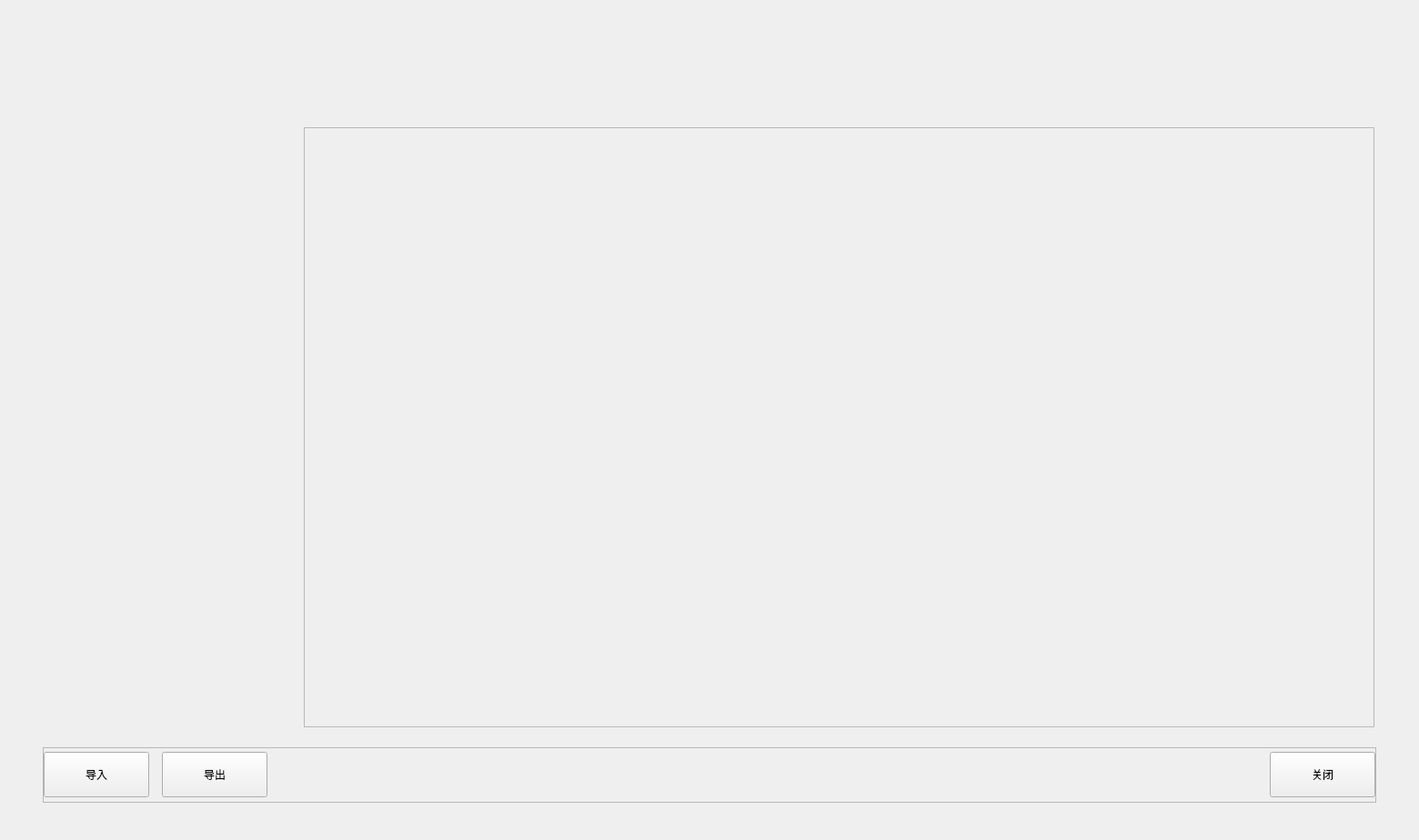
<?xml version="1.0" encoding="UTF-8"?>
<ui version="4.0">
 <class>NodeDbgDlg</class>
 <widget class="BaseDlg" name="NodeDbgDlg">
  <property name="geometry">
   <rect>
    <x>0</x>
    <y>0</y>
    <width>1560</width>
    <height>924</height>
   </rect>
  </property>
  <property name="windowTitle">
   <string>NodeDbgDlg</string>
  </property>
  <widget class="QFrame" name="BottomFrame">
   <property name="geometry">
    <rect>
     <x>47</x>
     <y>822</y>
     <width>1466</width>
     <height>61</height>
    </rect>
   </property>
   <property name="frameShape">
    <enum>QFrame::StyledPanel</enum>
   </property>
   <property name="frameShadow">
    <enum>QFrame::Raised</enum>
   </property>
   <layout class="QHBoxLayout" name="horizontalLayout" stretch="0,0,1,0">
    <property name="spacing">
     <number>14</number>
    </property>
    <property name="leftMargin">
     <number>0</number>
    </property>
    <property name="topMargin">
     <number>0</number>
    </property>
    <property name="rightMargin">
     <number>0</number>
    </property>
    <property name="bottomMargin">
     <number>0</number>
    </property>
    <item>
     <widget class="QPushButton" name="btn_import">
      <property name="minimumSize">
       <size>
        <width>116</width>
        <height>50</height>
       </size>
      </property>
      <property name="maximumSize">
       <size>
        <width>16777215</width>
        <height>50</height>
       </size>
      </property>
      <property name="text">
       <string>导入</string>
      </property>
      <property name="buttons" stdset="0">
       <string notr="true">btn_dlg</string>
      </property>
     </widget>
    </item>
    <item>
     <widget class="QPushButton" name="btn_export">
      <property name="minimumSize">
       <size>
        <width>116</width>
        <height>50</height>
       </size>
      </property>
      <property name="maximumSize">
       <size>
        <width>16777215</width>
        <height>50</height>
       </size>
      </property>
      <property name="text">
       <string>导出</string>
      </property>
      <property name="buttons" stdset="0">
       <string notr="true">btn_dlg</string>
      </property>
     </widget>
    </item>
    <item>
     <spacer name="horizontalSpacer">
      <property name="orientation">
       <enum>Qt::Horizontal</enum>
      </property>
      <property name="sizeHint" stdset="0">
       <size>
        <width>567</width>
        <height>20</height>
       </size>
      </property>
     </spacer>
    </item>
    <item>
     <widget class="QPushButton" name="CloseBtn">
      <property name="minimumSize">
       <size>
        <width>116</width>
        <height>50</height>
       </size>
      </property>
      <property name="maximumSize">
       <size>
        <width>16777215</width>
        <height>50</height>
       </size>
      </property>
      <property name="text">
       <string>关闭</string>
      </property>
      <property name="buttons" stdset="0">
       <string notr="true">btn_dlg</string>
      </property>
     </widget>
    </item>
   </layout>
  </widget>
  <widget class="QStackedWidget" name="stackedWidget">
   <property name="geometry">
    <rect>
     <x>50</x>
     <y>140</y>
     <width>1460</width>
     <height>667</height>
    </rect>
   </property>
  </widget>
  <widget class="QWidget" name="widget" native="true">
   <property name="geometry">
    <rect>
     <x>50</x>
     <y>67</y>
     <width>1460</width>
     <height>61</height>
    </rect>
   </property>
   <layout class="QHBoxLayout" name="horizontalLayout_3">
    <property name="leftMargin">
     <number>0</number>
    </property>
    <property name="topMargin">
     <number>0</number>
    </property>
    <property name="rightMargin">
     <number>0</number>
    </property>
    <property name="bottomMargin">
     <number>0</number>
    </property>
    <item>
     <spacer name="horizontalSpacer_2">
      <property name="orientation">
       <enum>Qt::Horizontal</enum>
      </property>
      <property name="sizeHint" stdset="0">
       <size>
        <width>40</width>
        <height>20</height>
       </size>
      </property>
     </spacer>
    </item>
    <item>
     <layout class="QHBoxLayout" name="horizontalLayout_devices">
      <property name="spacing">
       <number>15</number>
      </property>
      <property name="topMargin">
       <number>14</number>
      </property>
     </layout>
    </item>
   </layout>
  </widget>
  <widget class="QFrame" name="line_v_1">
   <property name="geometry">
    <rect>
     <x>334</x>
     <y>140</y>
     <width>1</width>
     <height>660</height>
    </rect>
   </property>
   <property name="frameShape">
    <enum>QFrame::StyledPanel</enum>
   </property>
   <property name="frameShadow">
    <enum>QFrame::Raised</enum>
   </property>
   <property name="lines" stdset="0">
    <string notr="true">solid</string>
   </property>
  </widget>
  <widget class="QFrame" name="line_h_1">
   <property name="geometry">
    <rect>
     <x>334</x>
     <y>140</y>
     <width>1177</width>
     <height>1</height>
    </rect>
   </property>
   <property name="frameShape">
    <enum>QFrame::StyledPanel</enum>
   </property>
   <property name="frameShadow">
    <enum>QFrame::Raised</enum>
   </property>
   <property name="lines" stdset="0">
    <string notr="true">solid</string>
   </property>
  </widget>
  <widget class="QFrame" name="line_h_2">
   <property name="geometry">
    <rect>
     <x>334</x>
     <y>799</y>
     <width>1177</width>
     <height>1</height>
    </rect>
   </property>
   <property name="frameShape">
    <enum>QFrame::StyledPanel</enum>
   </property>
   <property name="frameShadow">
    <enum>QFrame::Raised</enum>
   </property>
   <property name="lines" stdset="0">
    <string notr="true">solid</string>
   </property>
  </widget>
  <widget class="QFrame" name="line_v_2">
   <property name="geometry">
    <rect>
     <x>1510</x>
     <y>140</y>
     <width>1</width>
     <height>660</height>
    </rect>
   </property>
   <property name="frameShape">
    <enum>QFrame::StyledPanel</enum>
   </property>
   <property name="frameShadow">
    <enum>QFrame::Raised</enum>
   </property>
   <property name="lines" stdset="0">
    <string notr="true">solid</string>
   </property>
  </widget>
 </widget>
 <layoutdefault spacing="6" margin="11"/>
 <customwidgets>
  <customwidget>
   <class>BaseDlg</class>
   <extends>QWidget</extends>
   <header>shared/basedlg.h</header>
   <container>1</container>
  </customwidget>
 </customwidgets>
 <resources/>
 <connections/>
</ui>
